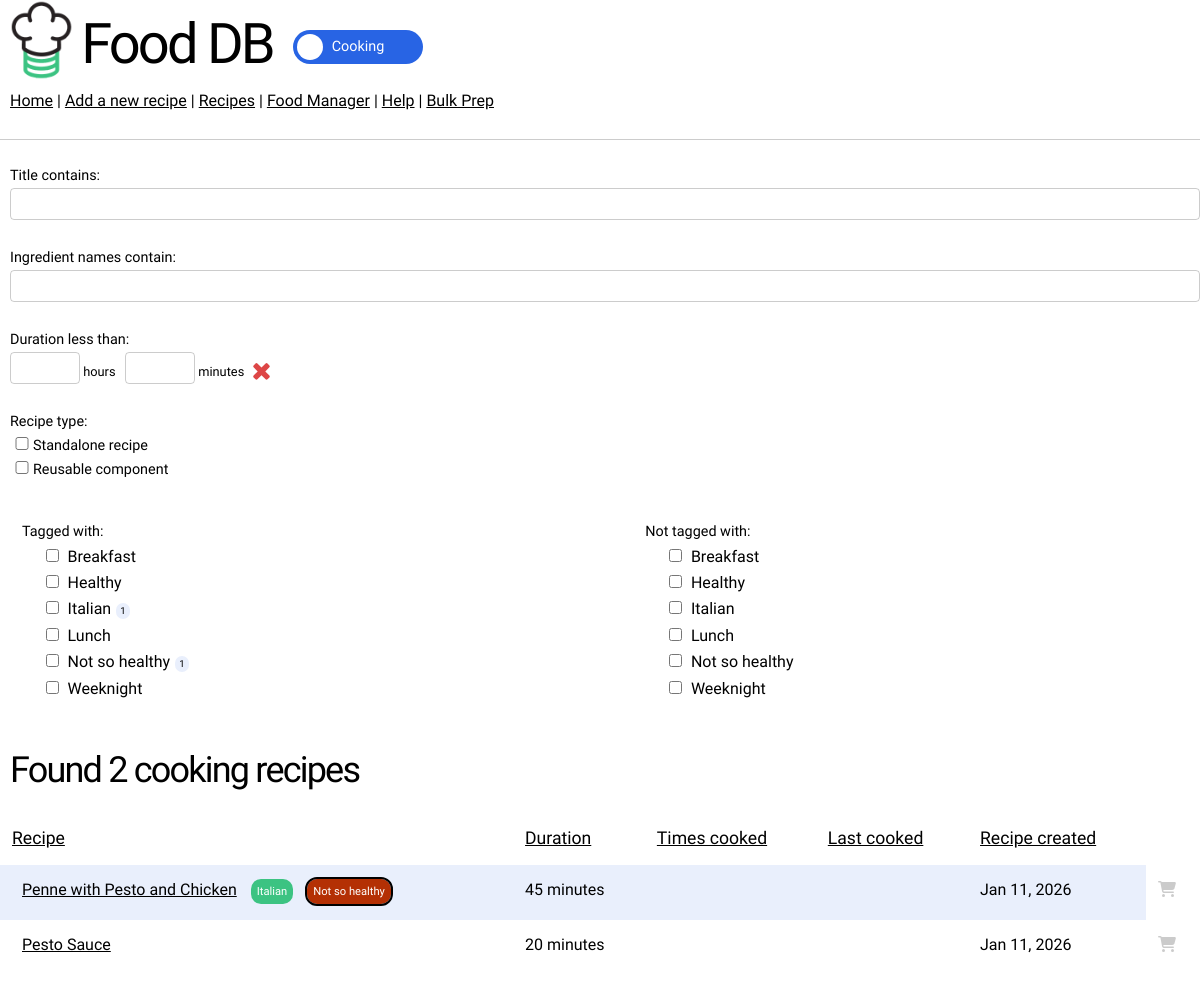
The app's page /search/ with its own data.
### food_db_app/models.py (models this page shows, shortened)
class Tag(models.Model):
    name = models.CharField(max_length=25, unique=True)
    fill_color = ColorField(default='#3cc382')
    border_color = ColorField(default='#000000')
    text_color = ColorField(default='#ffffff')
    has_border = models.BooleanField(default=False, help_text='Whether the tag has a border or not')
    is_cooking_tag = models.BooleanField(default=True)
    is_baking_tag = models.BooleanField(default=False)
    _date_created = models.DateTimeField(default=timezone.now)

class Recipe(models.Model):
    clean_key = models.CharField(max_length=255, unique=True)
    title = models.CharField(max_length=255)
    url = models.TextField(blank=True)
    recipe_book = models.ForeignKey(
        'RecipeBook',
        on_delete=models.SET_NULL,
        null=True,
        blank=True,
        verbose_name='Recipe Book',
    )
    recipe_book_page = models.PositiveSmallIntegerField(null=True, blank=True, verbose_name='Recipe Book Page')
    duration_minutes = models.PositiveSmallIntegerField(null=True, blank=True, verbose_name='Duration (minutes)')
    servings_min = models.PositiveSmallIntegerField(null=True, blank=True)
    servings_max = models.PositiveSmallIntegerField(null=True, blank=True)
    calories_per_recipe = models.PositiveSmallIntegerField(null=True, blank=True, verbose_name='Total Calories')
    notes = models.TextField(blank=True)
    oven_temp = models.PositiveSmallIntegerField(null=True, blank=True, verbose_name='Oven Temperature')
    tags = models.ManyToManyField('Tag', related_name='recipes', blank=True)
    is_baking_recipe = models.BooleanField(default=False)  # Either Cooking or Baking recipe
    is_component_recipe = models.BooleanField(default=False, verbose_name='Component of a Larger Recipe')  # Is this a reusable component or standalone recipe?
    is_cookie_recipe = models.BooleanField(default=False, verbose_name='Cookies')  # cookies have extra attributes
    cookie_style = models.CharField(
        max_length=20,
        choices=COOKIE_STYLE_CHOICES,
        null=True,
        blank=True,
        verbose_name='Cookie Style',
    )
    cookie_color = models.CharField(
        max_length=50,
        null=True,
        blank=True,
        verbose_name='Cookie Color',
    )
    @property
    def times_cooked(self):
        return CookedMeal.objects.filter(recipe=self).count()
    @property
    def associated_tags(self):
        return [tag for tag in Tag.objects.filter(recipes=self).order_by('name')]
    _date_created = models.DateTimeField(default=timezone.now)
    _date_modified = models.DateTimeField(default=timezone.now)

### food_db_app/views/pages.py (the view)
# urls.py: path('search/', views.search, name='search'),
def search(request):
    search_params = request.GET.copy()
    if 'is_baking_recipe' not in search_params:
        search_params['is_baking_recipe'] = get_is_baking_cookie(request).lower()
    text_search_form = RecipeTextFilter(search_params, queryset=Recipe.objects.all().order_by('-_date_created'))
    found_recipes = text_search_form.qs.distinct()
    cart = get_cart(request)
    recipe_data = {recipe.title : {} for recipe in found_recipes}
    for recipe in found_recipes:
        recipe_data[recipe.title]['tags'] = [t['fields'] for t in json.loads(serialize('json',recipe.associated_tags))]  # convert Tag to JSON, then dict, because Tag object cannot be implicitly serialized into JSON (which is done on the search template so the data is accessible in Javascript layer)
        recipe_data[recipe.title]['date_created'] = recipe._date_created.astimezone(pytz.timezone('America/Los_Angeles')).strftime('%b %d, %Y')
        recipe_data[recipe.title]['clean_key'] = recipe.clean_key
        recipe_data[recipe.title]['duration_minutes'] = recipe.duration_minutes or 0
        recipe_data[recipe.title]['duration_string'] = convert_minutes_to_string(recipe.duration_minutes) if recipe.duration_minutes else ''
        cooked_count = recipe.times_cooked
        last_cooked_meal = CookedMeal.objects.filter(recipe=recipe).order_by('date_cooked').last()
        if cooked_count > 0:
            recipe_data[recipe.title]['times_cooked'] = str(cooked_count)
            recipe_data[recipe.title]['last_cooked'] = last_cooked_meal.date_cooked.astimezone(pytz.timezone('America/Los_Angeles')).strftime('%b %d, %Y')
        else:
            recipe_data[recipe.title]['times_cooked'] = ''
            recipe_data[recipe.title]['last_cooked'] = ''
        recipe_data[recipe.title]['in_cart'] = str(recipe.clean_key in cart).lower()
    tag_counts = defaultdict(int)
    for rec in recipe_data.values():
        for tag in rec['tags']:
            tag_counts[tag['name']] += 1
    tag_data = [
        {
            'name': tag.name,
            'checked': tag.name in request.GET.getlist('tag'),
            'is_cooking_tag': tag.is_cooking_tag,
            'is_baking_tag': tag.is_baking_tag,
            'result_count': tag_counts[tag.name]
        }
        for tag
        in text_search_form.filters['tag'].extra['queryset']
    ]
    return_context = context(
        request=request,
        text_search=text_search_form,
        recipe_data=recipe_data,
        tags=tag_data,
        tag_counts=tag_counts,
        is_baking_recipe=search_params['is_baking_recipe'],
    )
    return render(request, 'search.html', return_context)

### food_db_app/templates/search.html (shortened to what this page needs)
{% extends 'main.html' %}
{% load static %}
{% load test_db %}
{% block content %}
<form class="left_side_of_page" id="search_form" method="get">
    <div>
        <label>{{ text_search.form.title.label }}:</label>
        {{ text_search.form.title }}
        <br>
        <label>{{ text_search.form.ingredient.label }}:</label>
        {{ text_search.form.ingredient }}
        <br>
        <label>{{ text_search.form.duration_lt.label }}:</label>
        <span id="duration_span" style="display: flex;">
            <input type="number" name="duration_lt_hours" step="1" id="id_duration_lt_hours" style="width: 70px;">
            <label class="duration_search_label">&#160;hours&#160;&#160;&#160;</label class="duration_search_label">
            <input type="number" name="duration_lt_minutes" step="15" id="id_duration_lt_minutes" style="width: 70px;">
            <label class="duration_search_label">&#160;minutes</label class="duration_search_label">
            <img class="clear_duration_search_button" src="{% static 'img/x-icon.svg' %}" width="25" height="25" title="Clear duration filters"/>
        </span>
        <br>
        <label>{{ text_search.form.is_component_recipe.label }}:</label>
        {{ text_search.form.is_component_recipe }}
        <br>
        <table id="search_tag_filter_table">
            <tr style="background-color: #ffffff;">
                <td id="tag_include_filter_td">
                    <label>{{ text_search.form.tag.label }}:</label>
                    <label class="tags_row"><ul
                    >
                        {% for tag in tags %}
                            <div class="ui checkbox tag_check" data-is_baking_tag="{{ tag.is_baking_tag }}" data-is_cooking_tag="{{ tag.is_cooking_tag }}">
                                <input id="id_tag_{{ forloop.counter0 }}" name="tag" type="checkbox" value="{{ tag.name }}" {% if tag.checked %}checked{% endif %}>
                                <label for="id_tag_{{ forloop.counter0 }}">{{ tag.name }}<span class="result_count_label" data-tag_name="{{ tag.name }}">{{ tag.result_count }}</span></label>
                            </div>
                        {% endfor %}
                    </ul></label>
                </td>
                <td>
                    <label>{{ text_search.form.tag_exclusion.label }}:</label>
                    <label class="tags_row"><ul
                    >
                        {% for tag in tags %}
                            <div class="ui checkbox tag_check" data-is_baking_tag="{{ tag.is_baking_tag }}" data-is_cooking_tag="{{ tag.is_cooking_tag }}">
                                <input id="id_excluded_tag_{{ forloop.counter0 }}" name="excluded_tag" type="checkbox" value="{{ tag.name }}">
                                <label for="id_excluded_tag_{{ forloop.counter0 }}">{{ tag.name }}</label>
                            </div>
                        {% endfor %}
                    </ul></label>
                </td>
            </tr>
        </table>
    </div>
</form>
<div id="search_results">
    {% with result_count=text_search.qs|length %}
    <h2>{% if result_count == 0 %}Ah {% if potty_mouth %}shit{% else %}man{% endif %}, no matching recipes found 😔{% else %}Found {{ result_count }} {% if is_baking_recipe == 'true' %}baking{% else %}cooking{% endif %} recipe{% endif %}{% if result_count > 1 %}s{% endif %}</h2>
    {% endwith %}
    <table id="search_results_table">
        <thead>
            <th>
                <a>Recipe</a>
            </th>
            <th>
                <a>Duration</a>
            </th>
            <th>
                <a>Times cooked</a>
            </th>
            <th>
                <a>Last cooked</a>
            </th>
            <th>
                <a>Recipe created</a>
            </th>
        </thead>
        <tbody>
            {% for recipe, data in recipe_data.items %}
            <tr>
                <td>
                    <p class="search_result"><a class="left_side_of_page" href="{% url_with_test_db 'recipe_detail' test_db=test_db key=data.clean_key %}">{{ recipe }}</a>
                        {% for tag in data.tags %}
                            <span
                                class="tag_display_label small"
                                style="background-color: {{ tag.fill_color }}; color: {{ tag.text_color }}; {% if tag.has_border %}outline: 2px solid {{ tag.border_color }};{% endif %}"
                            >{{ tag.name }}</span>
                        {% endfor %}<br /></p>
                </td>
                <td value="{{ data.duration_minutes }}">
                    {{ data.duration_string }}
                </td>
                <td>
                </td>
                <td>
                </td>
                <td>
                    {{ data.date_created }}
                </td>
                <td style="background-color: white !important;">
                    <i class="fa-solid fa-cart-shopping add_to_cart_icon {% if data.in_cart == "false" %}not_{% endif %}added" data-recipe_key="{{ data.clean_key }}"></i>
                </td>
            </tr>
            {% endfor %}
        </tbody>
    </table>
</div>
{% endblock content %}

### food_db_app/templates/main.html (shortened to what this page needs)
<!DOCTYPE html>
{% load static %}
<link rel="stylesheet" href="{% static 'css/style.css' %}">
<link rel="stylesheet" href="{% static 'css/story.css' %}">
<html lang="en">
<head>
</head>
<body>
    {% include 'navbar.html' %}
    {% block content %}
    {% endblock content %}
</body>
</html>

### food_db_app/templates/navbar.html (shortened to what this page needs)
{% load static %}
<div id="logo_header">
    <a href="{% url 'index' %}"><img id="logo_img" src="{% static 'img/logo.png' %}"></img></a>
    <h1 id="logo_title">Food DB{% if potty_mouth %}, biiiitch{% endif %}</h1>
    <label class="slider_switch" id="baking_switch_label">
        <div class="slider">
            <span class="off">Cooking</span>
        </div>
    </label>
</div>
<br>
<br style="clear:both" />
<a class="navbar left_side_of_page" href="{% url 'index' %}">Home</a> |
<a class="navbar" href="{% url 'add_recipe' %}">Add a new recipe</a> |
<a class="navbar" href="{% url 'search' %}">Recipes</a> |
<a class="navbar" href="{% url 'manage_food' %}">Food Manager</a> |
<a class="navbar" href="{% url 'help' %}">Help</a> |
<a class="navbar" href="{% url 'bulk_prep' %}">Bulk Prep</a> <span {% if cart|length <= 0 %}style="display: none;" {% endif %}id="cart_size">{{ cart|length }}</span>
<hr>

### records on screen
Tag: name "Breakfast", name "Breakfast"
Tag: name "Healthy", name "Healthy"
Tag: name "Italian", name "Italian", name "Italian"
Tag: name "Lunch", name "Lunch"
Tag: name "Not so healthy", name "Not so healthy", name "Not so healthy"
Tag: name "Weeknight", name "Weeknight"
Recipe: recipe_data "Penne with Pesto and Chicken"
Recipe: recipe_data "Pesto Sauce"

### other values on screen
{{ text_search.form.title.label }} "Title contains"
{{ text_search.form.ingredient.label }} "Ingredient names contain"
{{ text_search.form.duration_lt.label }} "Duration less than"
{{ text_search.form.is_component_recipe.label }} "Recipe type"
{{ text_search.form.tag.label }} "Tagged with"
{{ tag.result_count }} "1" "1"
{{ text_search.form.tag_exclusion.label }} "Not tagged with"
{{ result_count }} "2"
{{ data.duration_string }} "45 minutes" "20 minutes"
{{ data.date_created }} "Jan 11, 2026" "Jan 11, 2026"
